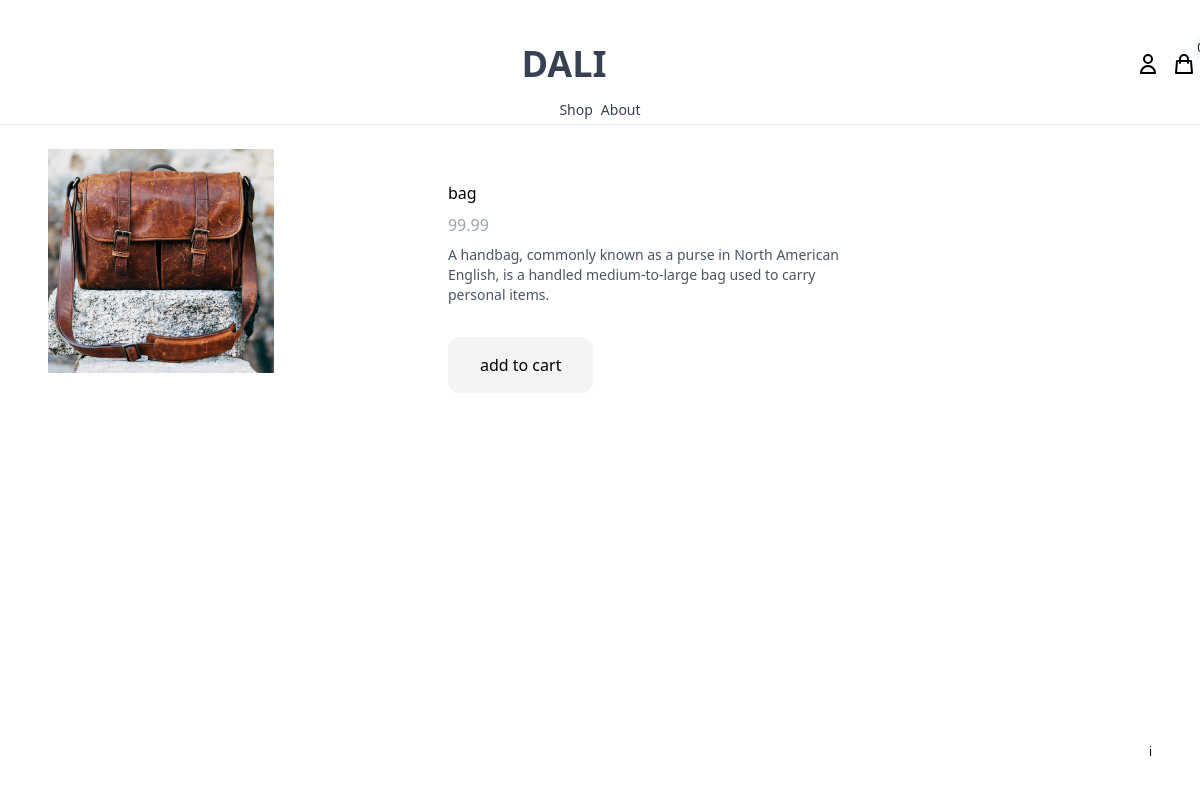
/shop/bag/, run on the app's committed database.
### product/models.py (models this page shows, shortened)
class Product(models.Model):
    category = models.ForeignKey(Category, related_name='products', on_delete=models.CASCADE) #on delete cascade is used to delete the category if the product is deleted
    name = models.CharField(max_length=255)
    slug = models.SlugField()
    description = models.TextField(blank=True, null=True)                        #description
    price = models.IntegerField()                                                #price in cents
    created_at = models.DateTimeField(auto_now_add=True)                         #when created , automatically createated
    image = models.ImageField(upload_to='uploads/', blank=True, null=True)       #upload_to - img saving folder
    thumbnail = models.ImageField(upload_to='uploads/', blank=True, null=True)   #upload_to - img saving folder
    class Meta:
        ordering = ('-created_at',)                                             #to see creation date
    def get_display_price(self):
        return self.price / 100                                                 # to see price in  $ converted from cents

### product/views.py (the view)
# urls.py: path('shop/<slug:slug>/', product, name='product'),                                          #<slug:slug> is the slug of the product to be loaded after clicking on the product / dinamic url
def product(request, slug):
    product = get_object_or_404(Product, slug=slug)                         #get the product from the database
    return render(request, 'product/product.html', {'product': product})    #pass the product to the product page

### cart/cart.py (called while the page is built)
    def __len__(self):                                                  #get the length of the cart, how many items are in the cart
        return sum(item['quantity'] for item in self.cart.values())     #return the number of items in the cart

### cart/context_processors.py (called while the page is built)
def cart(request):
    cart = Cart(request)
    return {'cart': cart}   #pass the cart to the template

### product/templates/product/product.html (shortened to what this page needs)
{% extends "core/base.html"%}
{%block content%}
<div class="max-w-6xl mx-auto flex flex-wrap py-6 px-6 xl:px-0 ">
  <div class="images object-cover w-full mb-6 lg:mb-0 lg:w-3/5">
    <img
      class="h-56 w-full object-cover"
      src="{% if product.image %}{{product.image.url}}{% else %}http://via.placeholder.com/240x240x.jpg{% endif %}">
  </div>
  <div class="information w-full lg:w-2/5 lg:p-6">
    <h4 class="text-2 my-2">{{product.name}}</h4>
    <p class="text-gray-400 my-2">{{product.get_display_price}}</p>
    {% if product.description %}
    <p class="text-sm text-gray-600 my-2">{{product.description}}</p>
    {% endif %}
    <a
      href="#"
      class="mt-6 inline-block px-8 py-4 rounded-xl bg-gray-100 text-black hover:bg-yellow-100"
      hx-get="{% url 'add_to_cart' product.id %}"
      hx-target="#menu-cart-button"
      hx-swap="outerHTML"
    >
      add to cart
    </a>
  </div>
</div>
{%endblock%}

### data on the page
Product: image (picture), name "bag", get_display_price "99.99", description "A handbag, commonly known as a purse in North American English, is a handled medium-to-large bag used to carry personal items."
